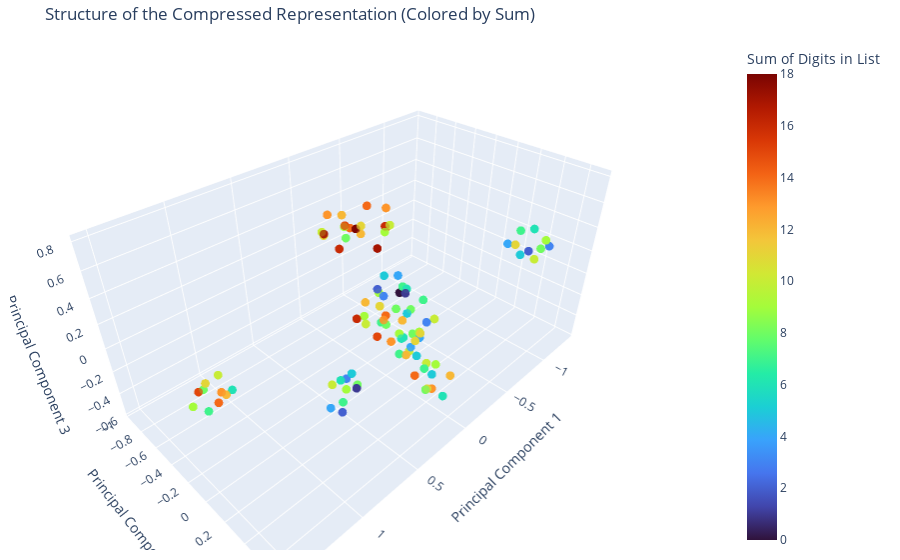

Notebook source saved alongside this figure:
### Code cell
# --- 3. CORE ANALYSIS: EXTRACTING & VISUALIZING THE REPRESENTATION ---

# The position of the separator token, which acts as our compression point
COMPRESSION_POS = LIST_LEN

# The name of the hook point for the residual stream after Layer 1
COMPRESSION_HOOK_NAME = utils.get_act_name("resid_post", 1)

@torch.no_grad()
def get_compressed_representation(model, digits_list):
    """
    Runs the model on a list of digits and returns the activation
    at the compression point.
    """
    # The input to the model should not contain the second list of digits
    # as the compression happens before generation.
    tokens = torch.tensor([digits_list + [SPECIAL]], device=device)
    _, cache = model.run_with_cache(tokens, names_filter=[COMPRESSION_HOOK_NAME])
    # Get the activation: [batch, position, d_model] -> [d_model]
    compressed_vector = cache[COMPRESSION_HOOK_NAME][0, COMPRESSION_POS].cpu()
    return compressed_vector

# Generate a dataset of compressed representations
num_samples = 2000
compressed_vectors = []
all_digit_lists = [] # Store original lists for hover text
labels = [] # Will store the sum of digits
print(f"Generating {num_samples} samples...")
for _ in range(num_samples):
    digit_list = [random.randint(0, 9) for _ in range(LIST_LEN)]
    all_digit_lists.append(digit_list)
    vec = get_compressed_representation(model, digit_list)
    compressed_vectors.append(vec.numpy())
    labels.append(sum(digit_list)) # Label is the sum of the digits

compressed_vectors = np.array(compressed_vectors)

# Use PCA to find the 3 most important dimensions
print("Running PCA...")
pca = PCA(n_components=3)
compressed_pca = pca.fit_transform(compressed_vectors)

# --- 4. VISUALIZATION ---

print("Generating plot...")

# Create a figure for the 3D plot
fig = go.Figure()

# Add the scatter plot of the compressed list vectors
fig.add_trace(go.Scatter3d(
    x=compressed_pca[:, 0],
    y=compressed_pca[:, 1],
    z=compressed_pca[:, 2],
    mode='markers',
    marker=dict(
        size=3,
        color=labels, # Color by the sum of digits
        colorscale='Turbo', # A nice rainbow colorscale
        opacity=0.7,
        colorbar=dict(title='Sum of Digits in List'),
    ),
    name='Compressed Lists',
    # Add informative hover text
    hovertext=[f'List: {dl}<br>Sum: {s}' for dl, s in zip(all_digit_lists, labels)],
    hoverinfo='text'
))

# Update layout for clarity
fig.update_layout(
    title='Structure of the Compressed Representation (Colored by Sum)',
    scene=dict(
        xaxis_title='Principal Component 1',
        yaxis_title='Principal Component 2',
        zaxis_title='Principal Component 3'
    ),
    margin=dict(r=20, b=10, l=10, t=40)
)

fig.show()

### Figure 1 — Plotly figure (JSON) as saved in the notebook; plotly's stock layout.template omitted (floating-point values rounded to 4 significant figures; data arrays with more than 128 entries replaced by an {"elided": "..."} marker saying what was removed)
{"data": [{"hoverinfo": "text", "hovertext": {"elided": "2000 str values"}, "marker": {"color": {"elided": "2000 int values"}, "colorbar": {"title": {"text": "Sum of Digits in List"}}, "colorscale": [[0, "#30123b"], [0.07143, "#4145ab"], [0.1429, "#4675ed"], [0.2143, "#39a2fc"], [0.2857, "#1bcfd4"], [0.3571, "#24eca6"], [0.4286, "#61fc6c"], [0.5, "#a4fc3b"], [0.5714, "#d1e834"], [0.6429, "#f3c63a"], [0.7143, "#fe9b2d"], [0.7857, "#f36315"], [0.8571, "#d93806"], [0.9286, "#b11901"], [1, "#7a0402"]], "opacity": 0.7, "size": 3}, "mode": "markers", "name": "Compressed Lists", "type": "scatter3d", "x": {"elided": "2000 float values"}, "y": {"elided": "2000 float values"}, "z": {"elided": "2000 float values"}}], "layout": {"margin": {"b": 10, "l": 10, "r": 20, "t": 40}, "scene": {"xaxis": {"title": {"text": "Principal Component 1"}}, "yaxis": {"title": {"text": "Principal Component 2"}}, "zaxis": {"title": {"text": "Principal Component 3"}}}, "title": {"text": "Structure of the Compressed Representation (Colored by Sum)"}}}
